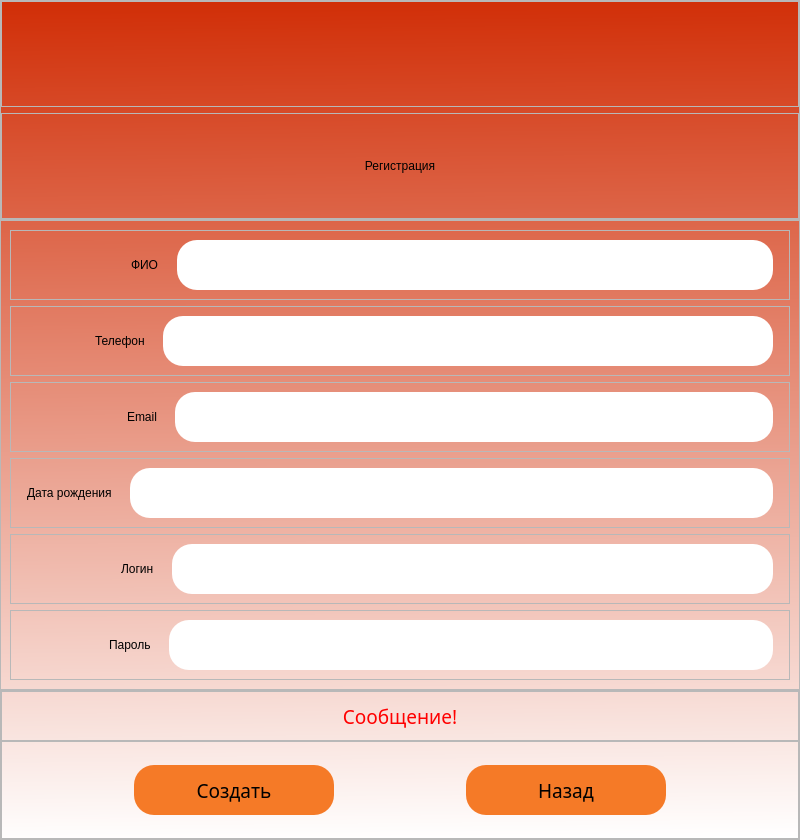
<?xml version="1.0" encoding="UTF-8"?>
<ui version="4.0">
 <class>RegWindow</class>
 <widget class="QMainWindow" name="RegWindow">
  <property name="geometry">
   <rect>
    <x>0</x>
    <y>0</y>
    <width>800</width>
    <height>840</height>
   </rect>
  </property>
  <property name="minimumSize">
   <size>
    <width>800</width>
    <height>840</height>
   </size>
  </property>
  <property name="maximumSize">
   <size>
    <width>800</width>
    <height>840</height>
   </size>
  </property>
  <property name="windowTitle">
   <string>Регистрация</string>
  </property>
  <property name="windowIcon">
   <iconset resource="../qrc/img_logo.qrc">
    <normaloff>:/newPrefix/img/logo.png</normaloff>:/newPrefix/img/logo.png</iconset>
  </property>
  <property name="styleSheet">
   <string notr="true"/>
  </property>
  <widget class="QWidget" name="centralwidget">
   <property name="styleSheet">
    <string notr="true">background-color: qlineargradient(spread:pad, x1:0.525, y1:0, x2:0.537, y2:1, stop:0 rgba(209, 47, 8, 255), stop:1 rgba(255, 255, 255, 255));</string>
   </property>
   <layout class="QVBoxLayout" name="verticalLayout">
    <property name="spacing">
     <number>0</number>
    </property>
    <property name="leftMargin">
     <number>0</number>
    </property>
    <property name="topMargin">
     <number>0</number>
    </property>
    <property name="rightMargin">
     <number>0</number>
    </property>
    <property name="bottomMargin">
     <number>0</number>
    </property>
    <item>
     <widget class="QFrame" name="frame">
      <property name="styleSheet">
       <string notr="true">background-color: 0;</string>
      </property>
      <property name="frameShape">
       <enum>QFrame::StyledPanel</enum>
      </property>
      <property name="frameShadow">
       <enum>QFrame::Raised</enum>
      </property>
      <layout class="QVBoxLayout" name="verticalLayout_4">
       <property name="leftMargin">
        <number>0</number>
       </property>
       <property name="topMargin">
        <number>0</number>
       </property>
       <property name="rightMargin">
        <number>0</number>
       </property>
       <property name="bottomMargin">
        <number>0</number>
       </property>
       <item>
        <widget class="QFrame" name="frame_9">
         <property name="frameShape">
          <enum>QFrame::StyledPanel</enum>
         </property>
         <property name="frameShadow">
          <enum>QFrame::Raised</enum>
         </property>
         <layout class="QVBoxLayout" name="verticalLayout_5">
          <property name="leftMargin">
           <number>16</number>
          </property>
          <property name="topMargin">
           <number>16</number>
          </property>
          <property name="rightMargin">
           <number>16</number>
          </property>
          <property name="bottomMargin">
           <number>16</number>
          </property>
          <item>
           <widget class="QLabel" name="label_4">
            <property name="text">
             <string/>
            </property>
            <property name="pixmap">
             <pixmap resource="../qrc/img_logo.qrc">:/newPrefix/img/logo.png</pixmap>
            </property>
            <property name="alignment">
             <set>Qt::AlignCenter</set>
            </property>
           </widget>
          </item>
         </layout>
        </widget>
       </item>
       <item>
        <widget class="QFrame" name="frame_8">
         <property name="minimumSize">
          <size>
           <width>0</width>
           <height>0</height>
          </size>
         </property>
         <property name="maximumSize">
          <size>
           <width>16777215</width>
           <height>16777215</height>
          </size>
         </property>
         <property name="frameShape">
          <enum>QFrame::StyledPanel</enum>
         </property>
         <property name="frameShadow">
          <enum>QFrame::Raised</enum>
         </property>
         <layout class="QHBoxLayout" name="horizontalLayout_4">
          <item>
           <widget class="QLabel" name="label_5">
            <property name="styleSheet">
             <string notr="true">	font: 63 20pt &quot;Montserrat SemiBold&quot;;</string>
            </property>
            <property name="text">
             <string>Регистрация</string>
            </property>
            <property name="alignment">
             <set>Qt::AlignCenter</set>
            </property>
           </widget>
          </item>
         </layout>
        </widget>
       </item>
      </layout>
     </widget>
    </item>
    <item>
     <widget class="QFrame" name="frame_2">
      <property name="styleSheet">
       <string notr="true">
background-color: 0;</string>
      </property>
      <property name="frameShape">
       <enum>QFrame::StyledPanel</enum>
      </property>
      <property name="frameShadow">
       <enum>QFrame::Raised</enum>
      </property>
      <layout class="QVBoxLayout" name="verticalLayout_3">
       <item>
        <widget class="QFrame" name="frame_6">
         <property name="frameShape">
          <enum>QFrame::StyledPanel</enum>
         </property>
         <property name="frameShadow">
          <enum>QFrame::Raised</enum>
         </property>
         <layout class="QHBoxLayout" name="horizontalLayout_2">
          <property name="spacing">
           <number>18</number>
          </property>
          <property name="leftMargin">
           <number>120</number>
          </property>
          <property name="rightMargin">
           <number>16</number>
          </property>
          <item>
           <widget class="QLabel" name="label_2">
            <property name="styleSheet">
             <string notr="true">	font: 63 14pt &quot;Montserrat SemiBold&quot;;</string>
            </property>
            <property name="text">
             <string>ФИО</string>
            </property>
           </widget>
          </item>
          <item>
           <widget class="QLineEdit" name="lineEdit">
            <property name="minimumSize">
             <size>
              <width>0</width>
              <height>50</height>
             </size>
            </property>
            <property name="maximumSize">
             <size>
              <width>16777215</width>
              <height>50</height>
             </size>
            </property>
            <property name="font">
             <font>
              <family>Montserrat Medium</family>
              <pointsize>14</pointsize>
             </font>
            </property>
            <property name="styleSheet">
             <string notr="true">border: 0;
border-radius: 20px;
padding-left: 10px;
padding-right: 10px;</string>
            </property>
            <property name="text">
             <string/>
            </property>
            <property name="clearButtonEnabled">
             <bool>true</bool>
            </property>
           </widget>
          </item>
         </layout>
        </widget>
       </item>
       <item>
        <widget class="QFrame" name="frame_10">
         <property name="frameShape">
          <enum>QFrame::StyledPanel</enum>
         </property>
         <property name="frameShadow">
          <enum>QFrame::Raised</enum>
         </property>
         <layout class="QHBoxLayout" name="horizontalLayout_6">
          <property name="spacing">
           <number>18</number>
          </property>
          <property name="leftMargin">
           <number>84</number>
          </property>
          <property name="rightMargin">
           <number>16</number>
          </property>
          <item>
           <widget class="QLabel" name="label_7">
            <property name="styleSheet">
             <string notr="true">	font: 63 14pt &quot;Montserrat SemiBold&quot;;</string>
            </property>
            <property name="text">
             <string>Телефон</string>
            </property>
           </widget>
          </item>
          <item>
           <widget class="QLineEdit" name="lineEdit_4">
            <property name="minimumSize">
             <size>
              <width>0</width>
              <height>50</height>
             </size>
            </property>
            <property name="maximumSize">
             <size>
              <width>16777215</width>
              <height>50</height>
             </size>
            </property>
            <property name="font">
             <font>
              <family>Montserrat Medium</family>
              <pointsize>14</pointsize>
             </font>
            </property>
            <property name="styleSheet">
             <string notr="true">border: 0;
border-radius: 20px;
padding-left: 10px;
padding-right: 10px;</string>
            </property>
            <property name="text">
             <string/>
            </property>
            <property name="clearButtonEnabled">
             <bool>true</bool>
            </property>
           </widget>
          </item>
         </layout>
        </widget>
       </item>
       <item>
        <widget class="QFrame" name="frame_11">
         <property name="frameShape">
          <enum>QFrame::StyledPanel</enum>
         </property>
         <property name="frameShadow">
          <enum>QFrame::Raised</enum>
         </property>
         <layout class="QHBoxLayout" name="horizontalLayout_7">
          <property name="spacing">
           <number>18</number>
          </property>
          <property name="leftMargin">
           <number>116</number>
          </property>
          <property name="rightMargin">
           <number>16</number>
          </property>
          <item>
           <widget class="QLabel" name="label_8">
            <property name="styleSheet">
             <string notr="true">	font: 63 14pt &quot;Montserrat SemiBold&quot;;</string>
            </property>
            <property name="text">
             <string>Email</string>
            </property>
           </widget>
          </item>
          <item>
           <widget class="QLineEdit" name="lineEdit_5">
            <property name="minimumSize">
             <size>
              <width>0</width>
              <height>50</height>
             </size>
            </property>
            <property name="maximumSize">
             <size>
              <width>16777215</width>
              <height>50</height>
             </size>
            </property>
            <property name="font">
             <font>
              <family>Montserrat Medium</family>
              <pointsize>14</pointsize>
             </font>
            </property>
            <property name="styleSheet">
             <string notr="true">border: 0;
border-radius: 20px;
padding-left: 10px;
padding-right: 10px;</string>
            </property>
            <property name="text">
             <string/>
            </property>
            <property name="clearButtonEnabled">
             <bool>true</bool>
            </property>
           </widget>
          </item>
         </layout>
        </widget>
       </item>
       <item>
        <widget class="QFrame" name="frame_12">
         <property name="frameShape">
          <enum>QFrame::StyledPanel</enum>
         </property>
         <property name="frameShadow">
          <enum>QFrame::Raised</enum>
         </property>
         <layout class="QHBoxLayout" name="horizontalLayout_8">
          <property name="spacing">
           <number>18</number>
          </property>
          <property name="leftMargin">
           <number>16</number>
          </property>
          <property name="rightMargin">
           <number>16</number>
          </property>
          <item>
           <widget class="QLabel" name="label_9">
            <property name="styleSheet">
             <string notr="true">	font: 63 14pt &quot;Montserrat SemiBold&quot;;</string>
            </property>
            <property name="text">
             <string>Дата рождения</string>
            </property>
           </widget>
          </item>
          <item>
           <widget class="QLineEdit" name="lineEdit_6">
            <property name="minimumSize">
             <size>
              <width>0</width>
              <height>50</height>
             </size>
            </property>
            <property name="maximumSize">
             <size>
              <width>16777215</width>
              <height>50</height>
             </size>
            </property>
            <property name="font">
             <font>
              <family>Montserrat Medium</family>
              <pointsize>14</pointsize>
             </font>
            </property>
            <property name="styleSheet">
             <string notr="true">border: 0;
border-radius: 20px;
padding-left: 10px;
padding-right: 10px;</string>
            </property>
            <property name="text">
             <string/>
            </property>
            <property name="clearButtonEnabled">
             <bool>true</bool>
            </property>
           </widget>
          </item>
         </layout>
        </widget>
       </item>
       <item>
        <widget class="QFrame" name="frame_13">
         <property name="frameShape">
          <enum>QFrame::StyledPanel</enum>
         </property>
         <property name="frameShadow">
          <enum>QFrame::Raised</enum>
         </property>
         <layout class="QHBoxLayout" name="horizontalLayout_9">
          <property name="spacing">
           <number>18</number>
          </property>
          <property name="leftMargin">
           <number>110</number>
          </property>
          <property name="rightMargin">
           <number>16</number>
          </property>
          <item>
           <widget class="QLabel" name="label_10">
            <property name="styleSheet">
             <string notr="true">font: 63 14pt &quot;Montserrat SemiBold&quot;;</string>
            </property>
            <property name="text">
             <string>Логин</string>
            </property>
           </widget>
          </item>
          <item>
           <widget class="QLineEdit" name="lineEdit_7">
            <property name="minimumSize">
             <size>
              <width>0</width>
              <height>50</height>
             </size>
            </property>
            <property name="maximumSize">
             <size>
              <width>16777215</width>
              <height>50</height>
             </size>
            </property>
            <property name="font">
             <font>
              <family>Montserrat Medium</family>
              <pointsize>14</pointsize>
             </font>
            </property>
            <property name="styleSheet">
             <string notr="true">border: 0;
border-radius: 20px;
padding-left: 10px;
padding-right: 10px;</string>
            </property>
            <property name="text">
             <string/>
            </property>
            <property name="echoMode">
             <enum>QLineEdit::Normal</enum>
            </property>
            <property name="clearButtonEnabled">
             <bool>true</bool>
            </property>
           </widget>
          </item>
         </layout>
        </widget>
       </item>
       <item>
        <widget class="QFrame" name="frame_7">
         <property name="frameShape">
          <enum>QFrame::StyledPanel</enum>
         </property>
         <property name="frameShadow">
          <enum>QFrame::Raised</enum>
         </property>
         <layout class="QHBoxLayout" name="horizontalLayout_3">
          <property name="spacing">
           <number>18</number>
          </property>
          <property name="leftMargin">
           <number>98</number>
          </property>
          <property name="rightMargin">
           <number>16</number>
          </property>
          <item>
           <widget class="QLabel" name="label_3">
            <property name="styleSheet">
             <string notr="true">font: 63 14pt &quot;Montserrat SemiBold&quot;;</string>
            </property>
            <property name="text">
             <string>Пароль</string>
            </property>
           </widget>
          </item>
          <item>
           <widget class="QLineEdit" name="lineEdit_2">
            <property name="minimumSize">
             <size>
              <width>0</width>
              <height>50</height>
             </size>
            </property>
            <property name="maximumSize">
             <size>
              <width>16777215</width>
              <height>50</height>
             </size>
            </property>
            <property name="font">
             <font>
              <family>Montserrat Medium</family>
              <pointsize>14</pointsize>
             </font>
            </property>
            <property name="styleSheet">
             <string notr="true">border: 0;
border-radius: 20px;
padding-left: 10px;
padding-right: 10px;</string>
            </property>
            <property name="text">
             <string/>
            </property>
            <property name="echoMode">
             <enum>QLineEdit::Password</enum>
            </property>
            <property name="clearButtonEnabled">
             <bool>true</bool>
            </property>
           </widget>
          </item>
         </layout>
        </widget>
       </item>
      </layout>
     </widget>
    </item>
    <item>
     <widget class="QFrame" name="frame_3">
      <property name="minimumSize">
       <size>
        <width>0</width>
        <height>150</height>
       </size>
      </property>
      <property name="maximumSize">
       <size>
        <width>16777215</width>
        <height>150</height>
       </size>
      </property>
      <property name="styleSheet">
       <string notr="true">background-color: 0;</string>
      </property>
      <property name="frameShape">
       <enum>QFrame::StyledPanel</enum>
      </property>
      <property name="frameShadow">
       <enum>QFrame::Raised</enum>
      </property>
      <layout class="QVBoxLayout" name="verticalLayout_2">
       <property name="spacing">
        <number>0</number>
       </property>
       <property name="leftMargin">
        <number>0</number>
       </property>
       <property name="topMargin">
        <number>0</number>
       </property>
       <property name="rightMargin">
        <number>0</number>
       </property>
       <property name="bottomMargin">
        <number>0</number>
       </property>
       <item>
        <widget class="QFrame" name="frame_4">
         <property name="minimumSize">
          <size>
           <width>0</width>
           <height>50</height>
          </size>
         </property>
         <property name="maximumSize">
          <size>
           <width>16777215</width>
           <height>50</height>
          </size>
         </property>
         <property name="frameShape">
          <enum>QFrame::StyledPanel</enum>
         </property>
         <property name="frameShadow">
          <enum>QFrame::Raised</enum>
         </property>
         <layout class="QHBoxLayout" name="horizontalLayout">
          <property name="spacing">
           <number>0</number>
          </property>
          <property name="leftMargin">
           <number>0</number>
          </property>
          <property name="topMargin">
           <number>0</number>
          </property>
          <property name="rightMargin">
           <number>0</number>
          </property>
          <property name="bottomMargin">
           <number>0</number>
          </property>
          <item>
           <widget class="QLabel" name="label">
            <property name="font">
             <font>
              <family>Montserrat Medium</family>
              <pointsize>14</pointsize>
             </font>
            </property>
            <property name="styleSheet">
             <string notr="true">color: rgb(255, 0, 0);</string>
            </property>
            <property name="text">
             <string>Сообщение!</string>
            </property>
            <property name="alignment">
             <set>Qt::AlignCenter</set>
            </property>
           </widget>
          </item>
         </layout>
        </widget>
       </item>
       <item>
        <widget class="QFrame" name="frame_5">
         <property name="frameShape">
          <enum>QFrame::StyledPanel</enum>
         </property>
         <property name="frameShadow">
          <enum>QFrame::Raised</enum>
         </property>
         <layout class="QGridLayout" name="gridLayout">
          <property name="leftMargin">
           <number>0</number>
          </property>
          <property name="topMargin">
           <number>0</number>
          </property>
          <property name="rightMargin">
           <number>0</number>
          </property>
          <property name="bottomMargin">
           <number>0</number>
          </property>
          <property name="spacing">
           <number>0</number>
          </property>
          <item row="0" column="0">
           <widget class="QPushButton" name="pushButton_3">
            <property name="minimumSize">
             <size>
              <width>200</width>
              <height>50</height>
             </size>
            </property>
            <property name="maximumSize">
             <size>
              <width>200</width>
              <height>50</height>
             </size>
            </property>
            <property name="font">
             <font>
              <family>Montserrat SemiBold</family>
              <pointsize>14</pointsize>
              <weight>7</weight>
              <italic>false</italic>
              <bold>false</bold>
             </font>
            </property>
            <property name="styleSheet">
             <string notr="true">QPushButton{
	background-color: #F57A27;
	border: 0;
	border-radius: 20px;
	font: 63 14pt &quot;Montserrat SemiBold&quot;;
}

QPushButton:hover{
	background-color: #D63201;
	color: #fff;
}</string>
            </property>
            <property name="text">
             <string>Создать</string>
            </property>
           </widget>
          </item>
          <item row="0" column="1">
           <widget class="QPushButton" name="pushButton_2">
            <property name="minimumSize">
             <size>
              <width>200</width>
              <height>50</height>
             </size>
            </property>
            <property name="maximumSize">
             <size>
              <width>200</width>
              <height>50</height>
             </size>
            </property>
            <property name="font">
             <font>
              <family>Montserrat SemiBold</family>
              <pointsize>14</pointsize>
              <weight>7</weight>
              <italic>false</italic>
              <bold>false</bold>
             </font>
            </property>
            <property name="styleSheet">
             <string notr="true">QPushButton{
	background-color: #F57A27;
	border: 0;
	border-radius: 20px;
	font: 63 14pt &quot;Montserrat SemiBold&quot;;
}

QPushButton:hover{
	background-color: #D63201;
	color: #fff;
}</string>
            </property>
            <property name="text">
             <string>Назад</string>
            </property>
           </widget>
          </item>
         </layout>
        </widget>
       </item>
      </layout>
     </widget>
    </item>
   </layout>
  </widget>
 </widget>
 <resources>
  <include location="../qrc/img_logo.qrc"/>
 </resources>
 <connections/>
</ui>
